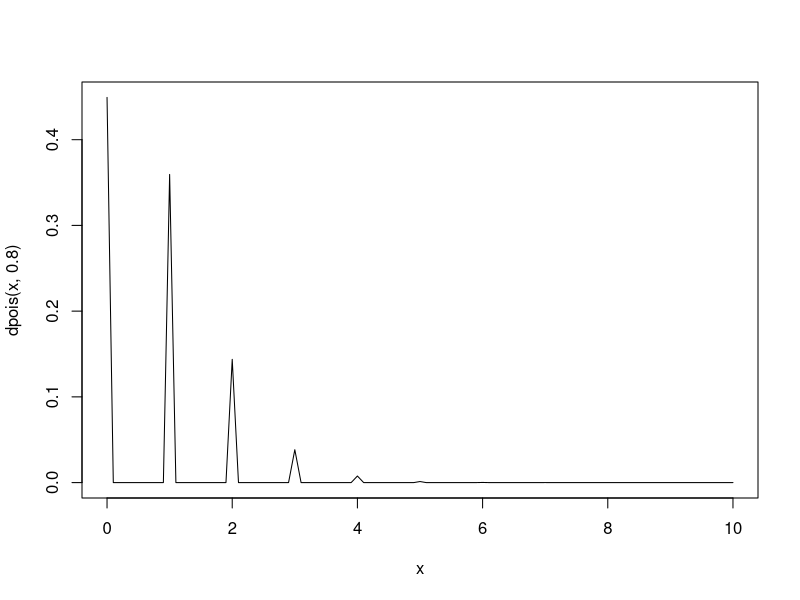

Recreate this plot in R.
# homework

## 10M1
# When moving from disaggregated to aggregated counts, the likelihood function must change from a Bernoulli/Binomial based model to a Poisson model 
# for trivial reasons: we are no longer modeling binary events, but instead discrete counts of events.

## 10M2
# A 1-unit increase in the respective predictor x should produce an exp(1.7) = 5.473x increase in the positive probability of the outcome variable 
# in a given (single) trial.

## 10M3
# In a binomial generalized linear model we are typically modeling the `p` parameter with a linear model. Because this parameter is defined as a probability
# mass it must be constrained to the interval [0, 1], and the logit link function ensures this constraint.

## 10M4
# In a Poisson generalized linear model we are typically modeling the `lambda` parameter with a linear model. This parameter must be positive (it gives
# expected value of the random variable, after all), and the log link function ensures this constraint.

## 10M5
# Concretely, using a logit link in a Poisson GLM would imply that the expected value would need to be between 0 and 1. My first instinct is that this has
# no real place, as this would convey a model in which we're after consecutive occurences of the positive event, or something to this effect. A Poisson(.8) curve
# is given here:

curve(dpois(x, .8), from = 0, to = 10)

## 10M6

# When only two event-types are possible and the expected numbers of each type are assumed to be constant across trials (i.e. the probability of
# each event is constant) then the binomial distribution gives the maximum entropy distribution.

# The Poisson distribution is used for counts that never get close to any theoretical maximum. It is the maximum entropy distribution under the same
# constraints as the Binomial distribution.

# The constraints for each are identical, as the latter is simply a special case of the former.